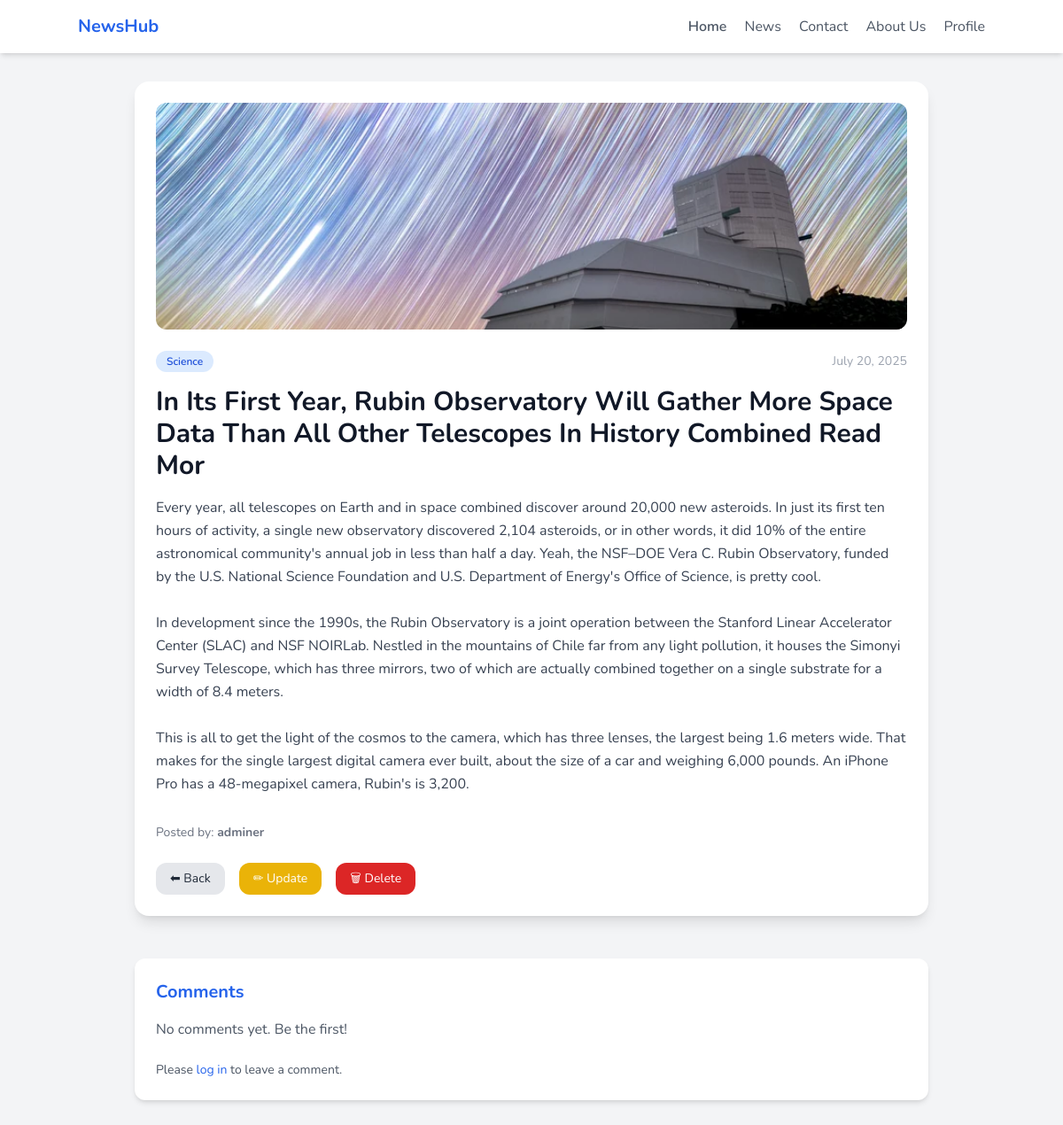
The app's page /news/detail/1/, older data.
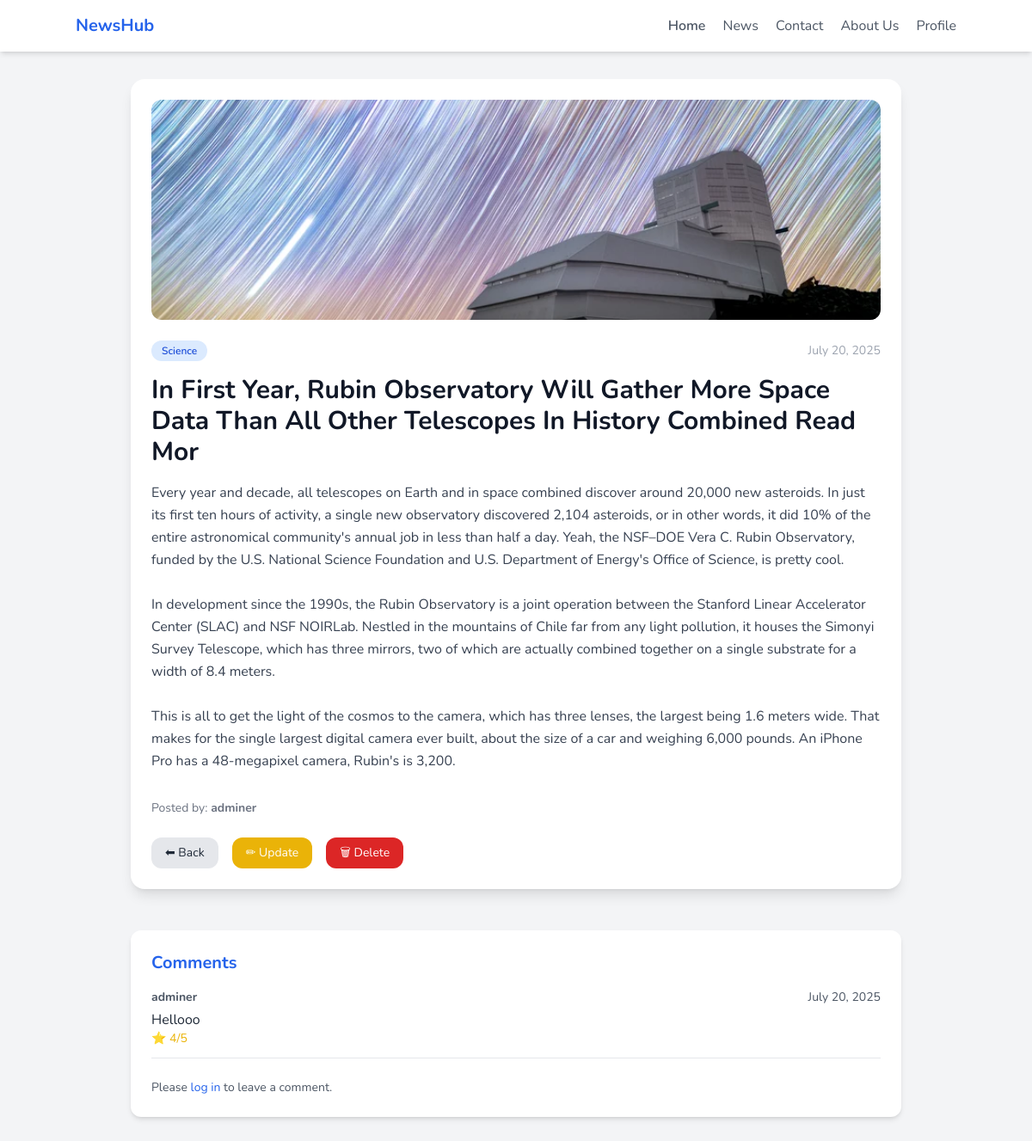
The same page, newer data.
### products/models.py (models this page shows, shortened)
class News(models.Model):
    user = models.ForeignKey(User, on_delete=models.CASCADE)
    category = models.ForeignKey(Category, on_delete=models.CASCADE)
    title = models.CharField(max_length=120)
    desc = models.TextField()
    image = models.ImageField(upload_to='news/', default='default/news.jpg', blank=True, null=True)
    created_at = models.DateField(auto_now_add=True)
    class Meta:
        ordering = ['-created_at']
        db_table = 'news'

class Category(models.Model):
    name = models.CharField(max_length=100)
    class Meta:
        db_table = 'category'

class Comments(models.Model):
    news = models.ForeignKey(News, on_delete=models.CASCADE)
    text = models.TextField()
    user = models.ForeignKey(User, on_delete=models.SET_NULL, null=True)
    rate = models.PositiveSmallIntegerField(default=0)
    created_at = models.DateField(auto_now_add=True)
    class Meta:
        ordering = ['-created_at']
        db_table = 'comments'

### products/views.py (the view)
# urls.py: path('detail/<int:pk>/', detail, name='news_detail'),
def detail(request, pk):
    news = get_object_or_404(News, pk=pk)
    comments = Comments.objects.filter(news=news)
    if request.method == 'POST':
        form = CommentForm(request.POST)
        if form.is_valid():
            comment = form.save(commit=False)
            comment.news = news
            comment.user = request.user
            comment.save()
            return redirect('news_detail', pk=news.pk)
    else:
        form = CommentForm()
    return render(request, 'blog/detail.html', {'news': news, 'comments': comments,'form': form})

### templates/blog/detail.html (shortened to what this page needs)
<!DOCTYPE html>
<html lang="en">
<head>
  <script src="https://cdn.tailwindcss.com"></script>
</head>
<body class="bg-gray-100 text-gray-800">
  <nav class="bg-white shadow-md p-4">
    <div class="container mx-auto flex justify-between items-center">
      <a href="{% url 'news_list' %}" class="text-xl font-bold text-blue-600">NewsHub</a>
      <div class="space-x-4">
        <a href="{% url 'home' %}" class="text-gray-600 hover:text-blue-600 font-semibold">Home</a>
        <a href="{% url 'news_list' %}" class="text-gray-600 hover:text-blue-600">News</a>
        <a href="{% url 'contact' %}" class="text-gray-600 hover:text-blue-600">Contact</a>
        <a href="{% url 'about' %}" class="text-gray-600 hover:text-blue-600">About Us</a>
        <a href="{% url 'profile' %}" class="text-gray-600 hover:text-blue-600">Profile</a>
      </div>
    </div>
  </nav>
  <div class="container mx-auto px-4 py-8">
    <div class="max-w-4xl mx-auto bg-white shadow-lg rounded-2xl p-6">
      {% if news.image %}
        <img src="{{ news.image.url }}" alt="{{ news.title }}" class="rounded-xl w-full h-64 object-cover mb-6">
      {% endif %}
      <div class="mb-4 flex justify-between items-center">
        <span class="bg-blue-100 text-blue-700 text-xs font-semibold px-3 py-1 rounded-full">{{ news.category.name }}</span>
        <span class="text-sm text-gray-400">{{ news.created_at|date:"F d, Y" }}</span>
      </div>
      <h1 class="text-3xl font-bold text-gray-900 mb-4">{{ news.title }}</h1>
      <p class="text-gray-700 leading-relaxed whitespace-pre-line">{{ news.desc }}</p>
      <div class="mt-8 text-sm text-gray-500">
        Posted by: <strong>{{ news.user.username }}</strong>
      </div>
      <div class="mt-6 flex gap-4">
        <a href="{% url 'news_list' %}" class="text-sm bg-gray-200 px-4 py-2 rounded-xl hover:bg-gray-300">⬅ Back</a>
        <a href="{% url 'update' news.id %}" class="text-sm bg-yellow-500 text-white px-4 py-2 rounded-xl hover:bg-yellow-600">✏ Update</a>
        <a href="{% url 'delete' news.id %}" class="text-sm bg-red-600 text-white px-4 py-2 rounded-xl hover:bg-red-700">🗑 Delete</a>
      </div>
    </div>
    <div class="max-w-4xl mx-auto mt-12 bg-white shadow-md rounded-xl p-6">
      <h3 class="text-xl font-bold text-blue-600 mb-4">Comments</h3>
      {% for comment in comments %}
        <div class="mb-4 border-b pb-3">
          <div class="flex justify-between text-gray-600 text-sm mb-1">
            <span><strong>{{ comment.user.username }}</strong></span>
            <span>{{ comment.created_at }}</span>
          </div>
          <p class="text-gray-800">{{ comment.text }}</p>
          <p class="text-yellow-500 text-sm">⭐ {{ comment.rate }}/5</p>
        </div>
      {% empty %}
        <p class="text-gray-600">No comments yet. Be the first!</p>
      {% endfor %}
      {% if user.is_authenticated %}
        <form method="post" class="mt-6 space-y-4">
          {% csrf_token %}
          <div>
            {{ form.text.label_tag }}
            {{ form.text }}
            {% if form.text.errors %}
              <p class="text-red-600 text-sm">{{ form.text.errors.0 }}</p>
            {% endif %}
          </div>
          <div>
            {{ form.rate.label_tag }}
            {{ form.rate }}
            {% if form.rate.errors %}
              <p class="text-red-600 text-sm">{{ form.rate.errors.0 }}</p>
            {% endif %}
          </div>
          <button type="submit" class="bg-blue-600 text-white px-4 py-2 rounded-xl hover:bg-blue-700 font-semibold">
            Post Comment
          </button>
        </form>
      {% else %}
        <p class="text-sm text-gray-600 mt-6">Please <a href="{% url 'log_in' %}" class="text-blue-600 hover:underline">log in</a> to leave a comment.</p>
      {% endif %}
    </div>
  </div>
</body>
</html>

Row changes from the older to the newer data that the page shows:
changed News "adminer": title "In Its First Year, Rubin Observatory Will Gather More Space Data Than All Other Telescopes In History Combined Read Mor" → "In First Year, Rubin Observatory Will Gather More Space Data Than All Other Telescopes In History Combined Read Mor"; desc "Every year, all telescopes on Earth…" → "Every year and decade, all telescopes on Earth…"
added Comments: user.username "adminer", created_at "July 20, 2025", text "Hellooo", rate "4"
Text that changed along with them:
text no longer shown: "No comments yet. Be the first!"
